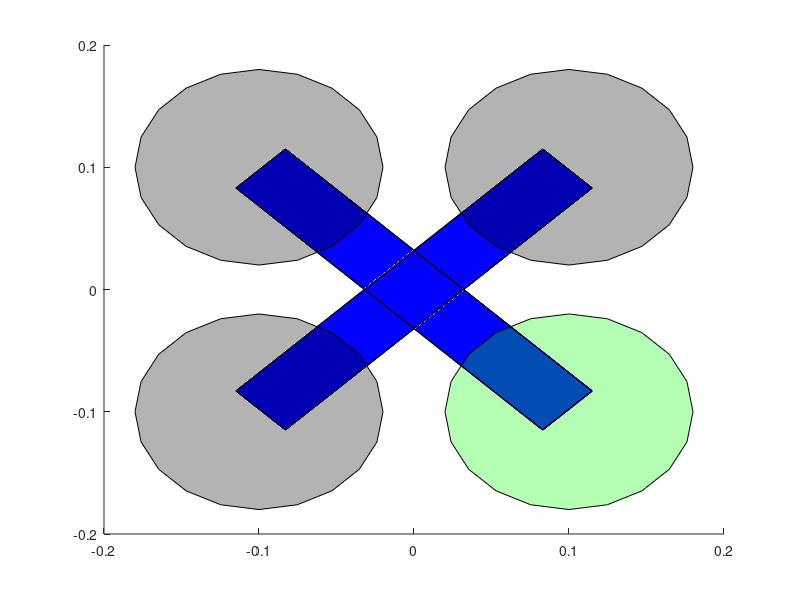

The MATLAB source for this figure:
%% Store data in global variable
load erle_plotting_model

erle.X_arm = patch('xdata',erle.X_armX,'ydata',erle.X_armY,'zdata',erle.X_armZ,'facealpha',.9,'facecolor','b');
erle.Y_arm = patch('xdata',erle.Y_armX,'ydata',erle.Y_armY,'zdata',erle.Y_armZ,'facealpha',.9,'facecolor','b');
erle.Motor0 = patch('xdata',erle.Motor0X,'ydata',erle.Motor0Y,'zdata',erle.Motor0Z,'facealpha',.3,'facecolor','g');
erle.Motor1 = patch('xdata',erle.Motor1X,'ydata',erle.Motor1Y,'zdata',erle.Motor1Z,'facealpha',.3,'facecolor','k');
erle.Motor2 = patch('xdata',erle.Motor2X,'ydata',erle.Motor2Y,'zdata',erle.Motor2Z,'facealpha',.3,'facecolor','k');
erle.Motor3 = patch('xdata',erle.Motor3X,'ydata',erle.Motor3Y,'zdata',erle.Motor3Z,'facealpha',.3,'facecolor','k');